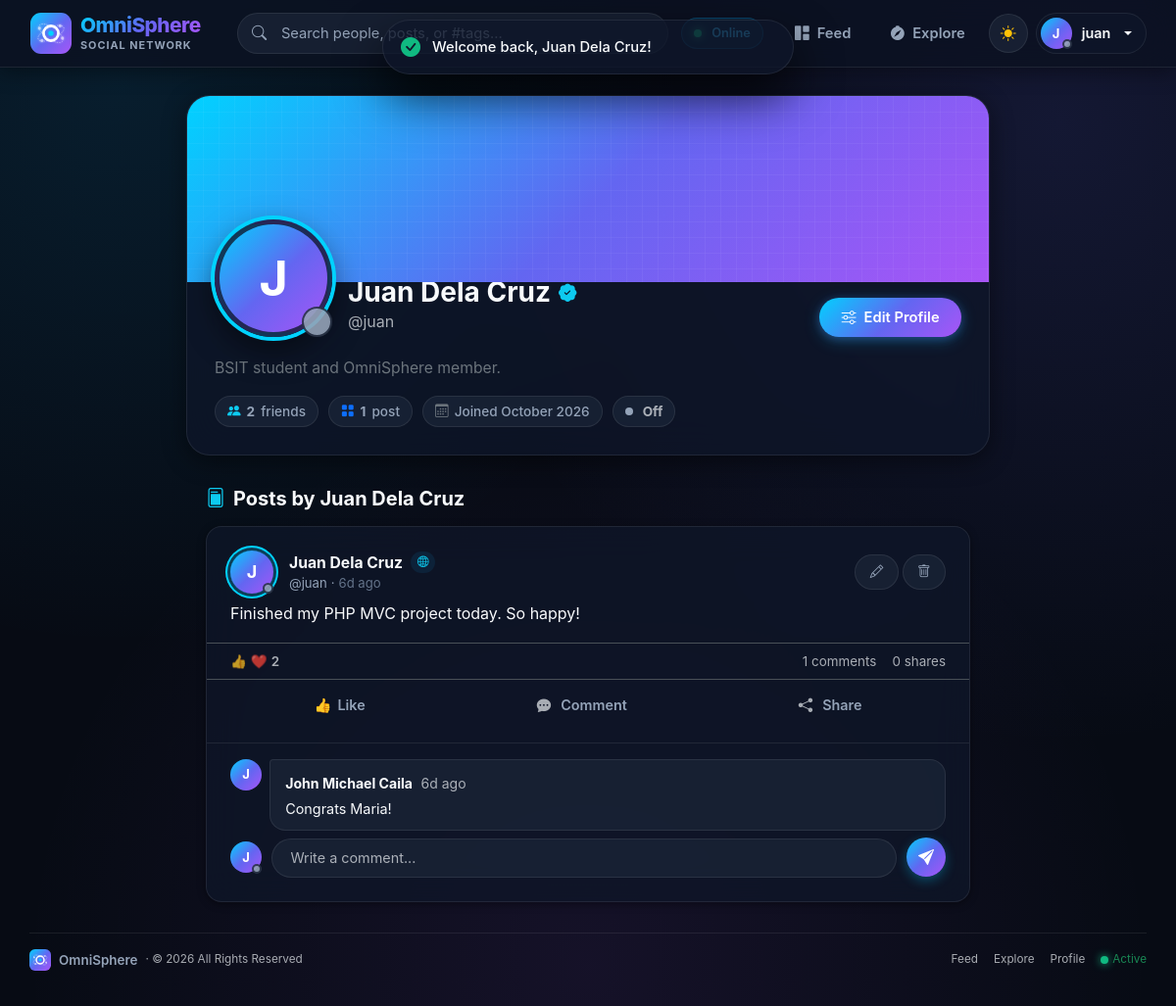
Page /index.php?c=profile&a=show&id=2 (signed in) on the committed database.
### tables this page shows
CREATE TABLE users (
    id INT AUTO_INCREMENT PRIMARY KEY,
    username VARCHAR(20) NOT NULL UNIQUE,
    password VARCHAR(255) NOT NULL,
    full_name VARCHAR(100) NOT NULL,
    bio VARCHAR(255) DEFAULT NULL,
    profile_image VARCHAR(255) DEFAULT NULL,
    last_active TIMESTAMP NOT NULL DEFAULT CURRENT_TIMESTAMP ON UPDATE CURRENT_TIMESTAMP,
    created_at TIMESTAMP NOT NULL DEFAULT CURRENT_TIMESTAMP
);

CREATE TABLE posts (
    id INT AUTO_INCREMENT PRIMARY KEY,
    user_id INT NOT NULL,
    content TEXT NOT NULL,
    image VARCHAR(255) DEFAULT NULL,
    shared_post_id INT DEFAULT NULL,
    created_at TIMESTAMP NOT NULL DEFAULT CURRENT_TIMESTAMP,
    CONSTRAINT fk_posts_user FOREIGN KEY (user_id) REFERENCES users(id) ON DELETE CASCADE,
    CONSTRAINT fk_posts_shared FOREIGN KEY (shared_post_id) REFERENCES posts(id) ON DELETE SET NULL
);

CREATE TABLE comments (
    id INT AUTO_INCREMENT PRIMARY KEY,
    post_id INT NOT NULL,
    user_id INT NOT NULL,
    content VARCHAR(500) NOT NULL,
    created_at TIMESTAMP NOT NULL DEFAULT CURRENT_TIMESTAMP,
    CONSTRAINT fk_comments_post FOREIGN KEY (post_id) REFERENCES posts(id) ON DELETE CASCADE,
    CONSTRAINT fk_comments_user FOREIGN KEY (user_id) REFERENCES users(id) ON DELETE CASCADE
);

### app/helpers.php (the view, shortened to what the rows shown need)
<?php
function e($value): string
{
    return htmlspecialchars((string) $value, ENT_QUOTES, 'UTF-8');
}
function url(string $c = 'post', string $a = 'feed', array $params = []): string
{
    return 'index.php?' . http_build_query(array_merge(['c' => $c, 'a' => $a], $params));
}
function format_date(string $datetime): string
{
    return date('M j, Y g:i A', strtotime($datetime));
}
function time_ago(string $datetime): string
{
    $diff = time() - strtotime($datetime);
    if ($diff < 604800) {
        return floor($diff / 86400) . 'd ago';
    }
    return date('M j, Y', strtotime($datetime));
}
function is_user_online(?string $lastActive): bool
{
    return (time() - strtotime($lastActive)) <= 300;
}
function avatar(array $user, int $size = 40, bool $showStatus = false): string
{
    $style = 'width:' . $size . 'px;height:' . $size . 'px;font-size:' . round($size * 0.42) . 'px;';
    $class = 'avatar' . ($size >= 44 ? ' avatar-ring' : '');
    $imgFile = $user['profile_image'] ?? '';
    $imgPath = $imgFile !== '' ? (__DIR__ . '/../public/uploads/' . basename($imgFile)) : '';
    $renderedAvatar = '';
    if ($imgFile !== '' && is_file($imgPath)) {
        $renderedAvatar = '<img src="uploads/' . e($imgFile) . '" class="' . $class . '" style="' . $style . '" alt="' . e($user['full_name'] ?? 'User') . '" loading="lazy" onerror="this.onerror=null;this.replaceWith(this.nextElementSibling);">';
        $name = $user['full_name'] ?? $user['username'] ?? '?';
        $initial = strtoupper(mb_substr($name, 0, 1));
        $renderedAvatar .= '<span class="' . $class . ' avatar-text d-none" style="' . $style . '">' . e($initial) . '</span>';
    } else {
        $name = $user['full_name'] ?? $user['username'] ?? '?';
        $initial = strtoupper(mb_substr($name, 0, 1));
        $renderedAvatar = '<span class="' . $class . ' avatar-text" style="' . $style . '">' . e($initial) . '</span>';
    }
    if ($showStatus) {
        $badgeSize = max(10, round($size * 0.26));
        $isOnline = isset($user['last_active']) ? is_user_online($user['last_active']) : false;
        $dotClass = $isOnline ? 'avatar-online-dot' : 'avatar-offline-dot';
        $title = $isOnline ? 'Online' : 'Offline';
        return '<span class="avatar-status-wrapper d-inline-block position-relative">'
            . $renderedAvatar
            . '<span class="' . $dotClass . '" style="width:' . $badgeSize . 'px;height:' . $badgeSize . 'px;" title="' . $title . '"></span>'
            . '</span>';
    }
    return $renderedAvatar;
}
function reaction_icon(?string $type): string
{
    return match ($type) {
        'love'  => '❤️',
        'care'  => '🥰',
        'haha'  => '😆',
        'wow'   => '😮',
        'sad'   => '😢',
        'angry' => '😡',
        default => '👍',
    };
}
function reaction_label(?string $type): string
{
    return match ($type) {
        'love'  => 'Love',
        'care'  => 'Care',
        'haha'  => 'Haha',
        'wow'   => 'Wow',
        'sad'   => 'Sad',
        'angry' => 'Angry',
        default => 'Like',
    };
}

### app/views/layouts/header.php (shortened to what the rows shown need)
<?php $isAuth = ($layout ?? '') === 'auth'; ?>
<!DOCTYPE html>
<html lang="en" data-bs-theme="dark">
<head>
    <link href="https://cdn.jsdelivr.net/npm/bootstrap@5.3.3/dist/css/bootstrap.min.css" rel="stylesheet">
    <link href="https://cdn.jsdelivr.net/npm/bootstrap-icons@1.11.3/font/bootstrap-icons.min.css" rel="stylesheet">
    <link href="assets/css/style.css?v=<?= filemtime(__DIR__ . '/../../../public/assets/css/style.css') ?>" rel="stylesheet">
</head>
<body class="<?= $isAuth ? 'auth-body' : '' ?>">
<?php if (!$isAuth): ?>
<nav class="navbar navbar-expand-lg navbar-caila sticky-top">
    <div class="nav-container d-flex align-items-center justify-content-between">
        <?php if ($me): ?>
            <form class="nav-search d-none d-md-block mx-auto" action="index.php" method="get">
                <i class="bi bi-search"></i>
                <input class="form-control" type="search" name="q" placeholder="Search people, posts, or #tags..." value="<?= e($_GET['q'] ?? '') ?>" required>
            </form>
            <div class="d-flex align-items-center gap-2">
                <span class="network-badge-live d-none d-xl-inline-flex align-items-center me-2">
                    <span class="pulse-dot me-1"></span>
                    <span>Online</span>
                </span>
                <a class="btn-nav-action d-none d-sm-inline-flex" href="<?= e(url()) ?>" title="Newsfeed">
                    <i class="bi bi-grid-1x2-fill"></i> <span>Feed</span>
                </a>
                <a class="btn-nav-action d-none d-sm-inline-flex" href="<?= e(url('search', 'index')) ?>" title="Explore Network">
                    <i class="bi bi-compass-fill"></i> <span>Explore</span>
                </a>
                <button class="btn-theme-toggle" id="themeToggle" type="button" title="Toggle dark/light mode" aria-label="Toggle dark/light mode">
                </button>
                <div class="dropdown">
                    <a class="nav-user-chip dropdown-toggle" href="#" role="button" data-bs-toggle="dropdown" aria-expanded="false">
                        <?= avatar($me, 32, true) ?>
                        <span class="d-none d-sm-inline"><?= e($me['username']) ?></span>
                    </a>
                </div>
            </div>
        <?php endif; ?>
    </div>
</nav>
<?php endif; ?>
<main class="<?= $isAuth ? 'auth-main' : 'page-wide' ?>">

### app/views/profile/show.php (shortened to what the rows shown need)
<div class="profile-card-modern mx-auto fade-up" style="max-width: 820px;">
    <div class="profile-body-modern">
        <div class="profile-header-row">
            <div class="d-flex align-items-end gap-3 flex-wrap">
                <div class="profile-avatar-wrap"><?= avatar($user, 120, true) ?></div>
                <div class="pb-1">
                    <h3 class="fw-bold mb-0 d-flex align-items-center gap-2">
                        <span><?= e($user['full_name']) ?></span>
                        <i class="bi bi-patch-check-fill text-info" title="Verified Network Member" style="font-size: 1.15rem;"></i>
                    </h3>
                    <div class="text-muted">@<?= e($user['username']) ?></div>
                </div>
            </div>
            <?php if ((int) $user['id'] === (int) $me['id']): ?>
                <a class="btn btn-caila btn-sm" href="<?= e(url('profile', 'edit')) ?>">
                </a>
            <?php endif; ?>
        </div>
        <?php $targetOnline = isset($user['last_active']) ? is_user_online($user['last_active']) : false; ?>
        <?php if (!empty($user['bio'])): ?>
            <p class="mb-3 mt-2 text-secondary" style="max-width: 600px; font-size: 0.98rem;"><?= e($user['bio']) ?></p>
        <?php endif; ?>
        <div class="profile-meta-pills">
            <span class="meta-pill">
                <i class="bi bi-people-fill text-info"></i>
                <strong class="followers-count"><?= (int) ($followerCount ?? 0) ?></strong> friend<?= ($followerCount ?? 0) === 1 ? '' : 's' ?>
            </span>
            <span class="meta-pill">
                <i class="bi bi-grid-fill text-primary"></i>
                <strong><?= count($posts) ?></strong> post<?= count($posts) === 1 ? '' : 's' ?>
            </span>
            <span class="meta-pill">
                <i class="bi bi-calendar3 text-secondary"></i>
                Joined <?= e(date('F Y', strtotime($user['created_at']))) ?>
            </span>
            <span class="meta-pill <?= $targetOnline ? 'text-success' : 'text-muted' ?>">
                <span class="<?= $targetOnline ? 'pulse-dot' : 'offline-dot' ?>"></span>
                <strong class="ms-1"><?= $targetOnline ? 'Online' : 'Off' ?></strong>
            </span>
        </div>
    </div>
</div>
<div class="mx-auto" style="max-width: 780px;">
    <h5 class="fw-bold mb-3 d-flex align-items-center gap-2">
        <i class="bi bi-file-post text-info"></i> Posts by <?= e($user['full_name']) ?>
    </h5>
    <div id="feed">
        <?php foreach ($posts as $post): ?>
            <?php require __DIR__ . '/../partials/post.php'; ?>
        <?php endforeach; ?>
    </div>
</div>

### app/views/partials/post.php (shortened to what the rows shown need)
<?php
$isOwner = (int) $post['user_id'] === (int) $me['id'];
$likeCount = (int) $post['like_count'];
$shareCount = (int) ($post['share_count'] ?? 0);
$myReaction = $post['my_reaction'] ?? null;
?>
<article class="card card-caila post-card mb-3 fade-up" id="post-<?= (int) $post['id'] ?>" data-post-id="<?= (int) $post['id'] ?>">
    <div class="card-body p-0">
        <header class="d-flex align-items-center gap-3 px-4 pt-4 pb-2">
            <a href="<?= e(url('profile', 'show', ['id' => $post['user_id']])) ?>">
                <?= avatar($post, 44, true) ?>
            </a>
            <div class="flex-grow-1 min-w-0">
                <div class="d-flex align-items-center gap-1 flex-wrap">
                    <a class="post-author d-block text-truncate fw-bold" href="<?= e(url('profile', 'show', ['id' => $post['user_id']])) ?>">
                        <?= e($post['full_name']) ?>
                    </a>
                    <span class="badge-network-pill small ms-1">
                        <i class="bi bi-globe2 text-info"></i>
                    </span>
                </div>
                <div class="d-flex align-items-center gap-1 text-muted small flex-wrap">
                    <span class="post-handle">@<?= e($post['username']) ?></span>
                    <span class="post-handle">&middot;</span>
                    <span class="post-time" title="<?= e(format_date($post['created_at'])) ?>"><?= e(time_ago($post['created_at'])) ?></span>
                </div>
            </div>
            <?php if ($isOwner): ?>
                <div class="d-flex gap-1">
                    <a class="btn btn-soft btn-sm" href="<?= e(url('post', 'edit', ['id' => $post['id']])) ?>" title="Edit post"><i class="bi bi-pencil"></i></a>
                    <form method="post" action="<?= e(url('post', 'delete')) ?>" data-confirm="Delete this post?" data-ajax="delete-post" class="m-0">
                        <button class="btn btn-soft btn-sm btn-soft-danger" type="submit" title="Delete post"><i class="bi bi-trash"></i></button>
                    </form>
                </div>
            <?php endif; ?>
        </header>
        <?php if (!empty($post['content'])): ?>
            <div class="px-4 pb-2">
                <p class="post-content mb-2"><?= nl2br(e($post['content'])) ?></p>
            </div>
        <?php endif; ?>
        <div class="post-stats-line px-4 py-2 border-top d-flex align-items-center justify-content-between text-muted small">
            <div class="d-flex align-items-center gap-1">
                <span class="reactions-summary-icons">
                    <span class="react-mini-badge">👍</span>
                    <span class="react-mini-badge">❤️</span>
                </span>
                <span class="like-count fw-semibold"><?= $likeCount ?></span>
            </div>
            <div class="d-flex align-items-center gap-3">
                <span><span class="comment-count"><?= count($post['comments']) ?></span> comments</span>
                <span><span class="share-count"><?= $shareCount ?></span> shares</span>
            </div>
        </div>
        <div class="post-actions px-4 py-2 border-top d-flex align-items-center justify-content-around">
            <div class="reaction-wrapper position-relative flex-grow-1 text-center">
                <form method="post" action="<?= e(url('post', 'like')) ?>" data-ajax="react" class="m-0 reaction-form d-inline-block w-100">
                    <button class="fb-action-btn react-btn <?= $post['liked'] ? ('reacted-' . e($myReaction ?? 'like')) : '' ?>" type="submit">
                        <span class="react-icon-holder"><?= reaction_icon($myReaction) ?></span>
                        <span class="react-label"><?= reaction_label($myReaction) ?></span>
                    </button>
                </form>
            </div>
            <button type="button" class="fb-action-btn flex-grow-1 text-center" onclick="this.closest('.post-card').querySelector('.comment-input').focus()">
                <i class="bi bi-chat-dots-fill text-muted me-1"></i>
                <span>Comment</span>
            </button>
            <button type="button" class="fb-action-btn flex-grow-1 text-center open-share-modal-btn"
                    data-post-id="<?= (int) $post['id'] ?>"
                    data-post-author="<?= e($post['full_name']) ?>"
                    data-post-content="<?= e(mb_substr($post['content'] ?: ($post['shared_content'] ?? ''), 0, 120)) ?>"
                    title="Share to feed">
                <i class="bi bi-share-fill text-muted me-1"></i>
                <span>Share</span>
            </button>
        </div>
        <div class="comments-wrapper px-4 pb-4">
            <div class="comment-list">
                <?php foreach ($post['comments'] as $comment): ?>
                    <?php require __DIR__ . '/comment.php'; ?>
                <?php endforeach; ?>
            </div>
            <form method="post" action="<?= e(url('comment', 'store')) ?>" data-ajax="comment" class="comment-form mt-2">
                <?= avatar($me, 32, true) ?>
                <input type="text" name="content" class="form-control comment-input" placeholder="Write a comment..." maxlength="500" autocomplete="off" required>
                <button class="btn-send flex-shrink-0" type="submit" title="Send comment"><i class="bi bi-send-fill"></i></button>
            </form>
        </div>
    </div>
</article>

### app/views/partials/comment.php (shortened to what the rows shown need)
<div class="comment-item d-flex gap-2 mb-2" id="comment-<?= (int) $comment['id'] ?>">
    <a href="<?= e(url('profile', 'show', ['id' => $comment['user_id']])) ?>" class="flex-shrink-0"><?= avatar($comment, 32) ?></a>
    <div class="comment-bubble flex-grow-1">
        <div class="d-flex justify-content-between align-items-start gap-2">
            <div class="min-w-0">
                <a class="comment-author" href="<?= e(url('profile', 'show', ['id' => $comment['user_id']])) ?>"><?= e($comment['full_name']) ?></a>
                <small class="text-muted ms-1" title="<?= e(format_date($comment['created_at'])) ?>"><?= e(time_ago($comment['created_at'])) ?></small>
            </div>
        </div>
        <div class="comment-text"><?= nl2br(e($comment['content'])) ?></div>
    </div>
</div>

### rows in the picture
users: full_name "J J", username "juan", full_name "Juan Dela Cruz", bio "BSIT student and OmniSphere member.", created_at "October 2026"
posts: user.full_name "J J", user.full_name "Juan Dela Cruz", user.username "juan", created_at "6d ago", content "Finished my PHP MVC project today. So happy!", likeCount "2", count($post['comments']) "1", shareCount "0"
comments: user.full_name "J", user.full_name "John Michael Caila", created_at "6d ago", content "Congrats Maria!"

### other values in the picture
$followerCount "2"
count($posts) "1"
